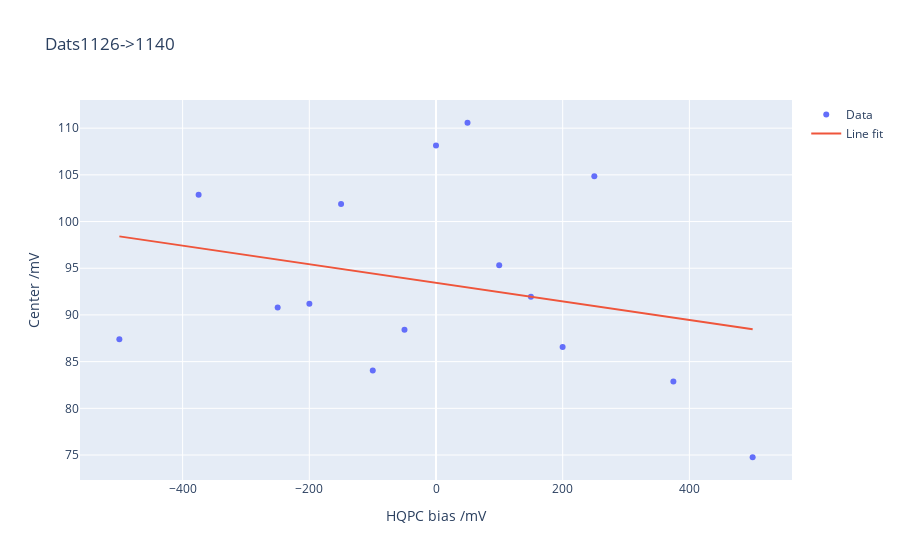

Source (notebook cell):
### Code cell
fig = go.Figure()
fig.add_trace(go.Scatter(x=bias, y=mids, mode='markers', name='Data'))

line = lm.models.LinearModel()
fit = line.fit(mids, x=bias)
fig.add_trace(go.Scatter(x=bias, y=fit.eval(x=np.array(bias)), name='Line fit', mode='lines'))
fig.update_layout(title=f'Dats{dats[0].datnum}->{dats[-1].datnum}', xaxis_title='HQPC bias /mV', yaxis_title='Center /mV')
print(fit.fit_report())
fig.show()

### Figure 1 — Plotly figure (JSON) as saved in the notebook; plotly's stock layout.template omitted (floating-point values rounded to 4 significant figures)
{"data": [{"mode": "markers", "name": "Data", "type": "scatter", "x": [-499.9, -374.8, -249.9, -199.9, -149.8, -99.79, -49.74, 0, 49.74, 99.8, 149.8, 199.9, 249.9, 374.8, 499.9], "y": [87.41, 102.9, 90.78, 91.19, 101.9, 84.06, 88.42, 108.1, 110.6, 95.31, 91.94, 86.57, 104.9, 82.87, 74.76]}, {"mode": "lines", "name": "Line fit", "type": "scatter", "x": [-499.9, -374.8, -249.9, -199.9, -149.8, -99.79, -49.74, 0, 49.74, 99.8, 149.8, 199.9, 249.9, 374.8, 499.9], "y": [98.41, 97.17, 95.93, 95.43, 94.93, 94.44, 93.94, 93.44, 92.95, 92.45, 91.95, 91.46, 90.96, 89.72, 88.47]}], "layout": {"autosize": true, "title": {"text": "Dats1126->1140"}, "xaxis": {"autorange": true, "range": [-558.9, 558.9], "title": {"text": "HQPC bias /mV"}, "type": "linear"}, "yaxis": {"autorange": true, "range": [72.14, 113.2], "title": {"text": "Center /mV"}, "type": "linear"}}}
